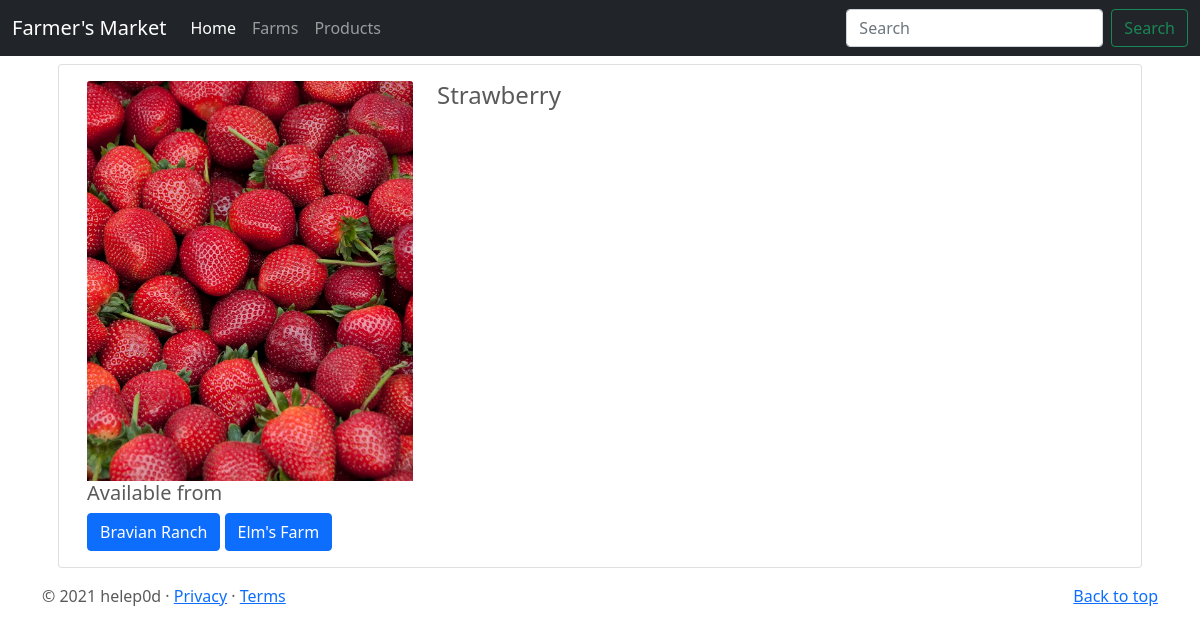
The page /products/1 on the database as committed earlier.
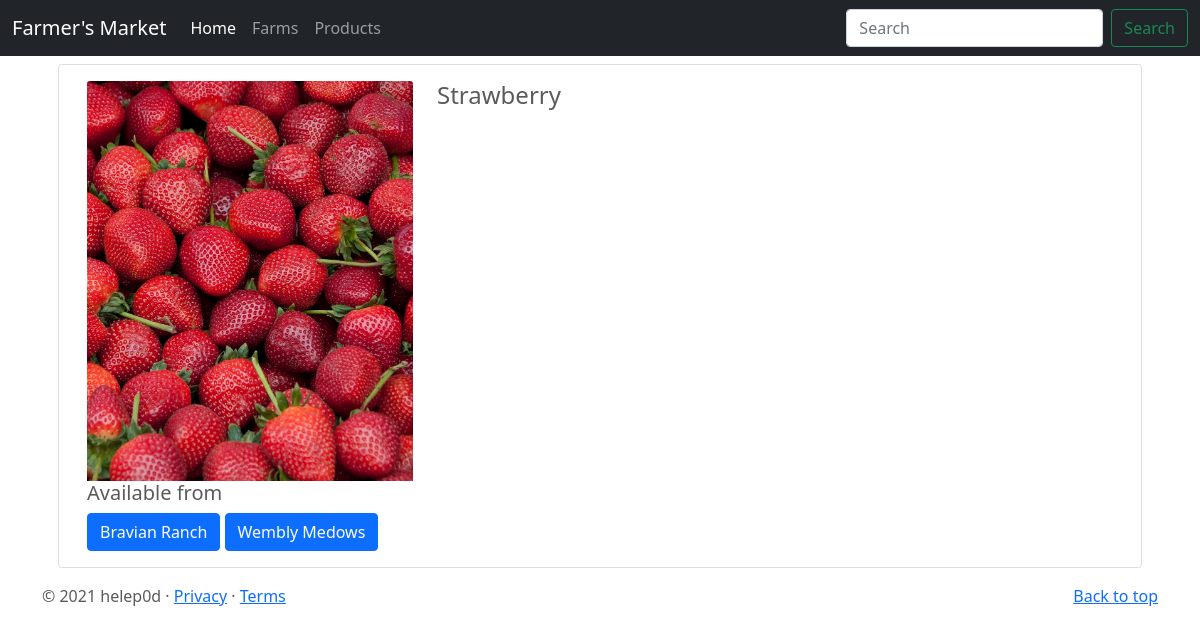
The same page on the database as committed later.
### tables this page shows
CREATE TABLE "ProductFarm" (
	"product_id"	INTEGER,
	"farm_id"	INTEGER,
	FOREIGN KEY("product_id") REFERENCES "Products"("product_id"),
	FOREIGN KEY("farm_id") REFERENCES "Farms"("farm_id"),
	PRIMARY KEY("product_id","farm_id")
);

CREATE TABLE "farms" (
	"farm_ID"	INTEGER,
	"name"	VARCHAR(20),
	"description"	VARCHAR(500),
	PRIMARY KEY("farm_ID" AUTOINCREMENT)
);

### modules/Products/products.py (the view)
@products.route('/<product_id>')
def product_view(product_id):
    db = UserDatabase(current_app.config["USERS_DB"])
    product_data = db.select_product(product_id)
    farm_data = db.select_product_farm(product_id)
    if product_data:
        return render_template("product.html", product=product_data, farms=farm_data)

### modules/Auth/user_db.py (called while the page is built)
    def select_product(self, product_id):
        sql = """
            SELECT * FROM Products
            WHERE product_id = ?
        """
        self.cursor.execute(sql, (product_id, ))
        return self.cursor.fetchone()

    def select_product_farm(self, product_id):
        sql = """
            SELECT ProductFarm.product_id, farms.name, farms.farm_id
            FROM ProductFarm
            INNER JOIN Products ON Products.product_id = ProductFarm.product_id
            INNER JOIN Farms ON farms.farm_id = ProductFarm.farm_id
            WHERE Products.product_id = ?
        """
        self.cursor.execute(sql, (product_id, ))
        return self.cursor.fetchall()

    def __del__(self):
            self.__connection.close()

### templates/product.html (shortened to what this page needs)
{% extends 'base.html' %}
{% block main %}
    <main role="main">
      <div class="container">
        <div class="card" id="item-container">
          <div class="card-body">
            <div class="container">
              <div class="row">
                <div class="col-sm-4">
                  <img class="card-img-top product-img" src="{{ url_for('download_file', filename='product-'+product[0]|string+'.jpeg') }}" alt="Card image cap">
                </div>
                <div class="col-sm">
                  <h4 class="card-title">{{ product[1] }}</h4>
                </div>
              </div>
              <div class="row">
                <div class="col-sm">
                  <h5>Available from</h5>
                  {% for farm in farms %}
                    <a href="/farms/{{ farm[2] }}" class="btn btn-primary">{{ farm[1] }}</a>
                  {% endfor %}
                </div>
              </div>
            </div>
          </div>
        </div>
      </div>
    <footer class="container">
      <p class="float-end"><a href="#">Back to top</a></p>
      <p>&copy; 2021 helep0d &middot; <a href="#">Privacy</a> &middot; <a href="#">Terms</a></p>
    </footer>
    </main>
{% endblock %}

Rows that differ between the two databases and show on the page:
no longer on this page (row edited): ProductFarm: name "Elm's Farm"
now on this page (row edited): ProductFarm: name "Wembly Medows"
